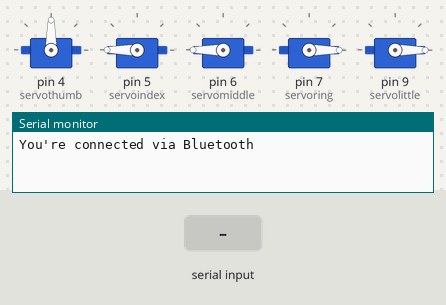
The sketch below on a simulated Arduino Uno, built with avr-gcc and run on an emulated ATmega328P. On the bench: 5 × servo, the last lines printed to the serial monitor. Inputs (shaded band) come from the test bench.

Above: at 1.2 s.
1.3 s: "5" received over the second serial link
At 1.36 s:
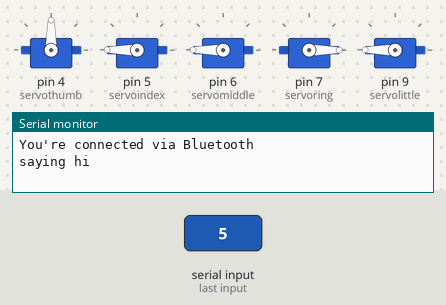
4.3 s: "1" received over the second serial link
At 4.9 s:
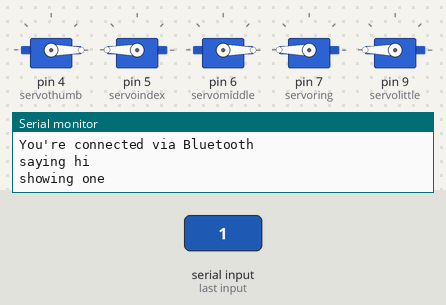
5.8 s: "2" received over the second serial link
At 7.0 s:
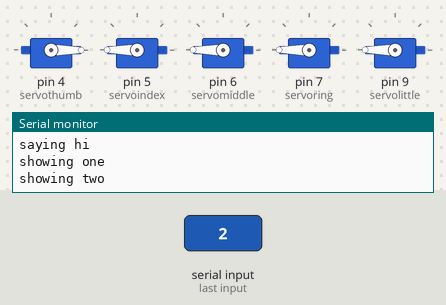
7.3 s: "3" received over the second serial link
At 8.4 s:
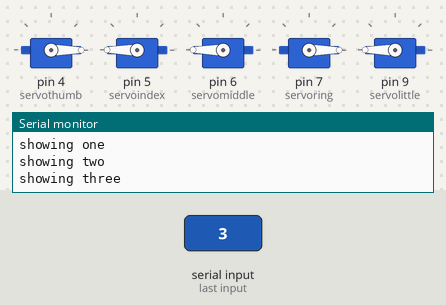
8.8 s: "4" received over the second serial link
At 9.5 s:
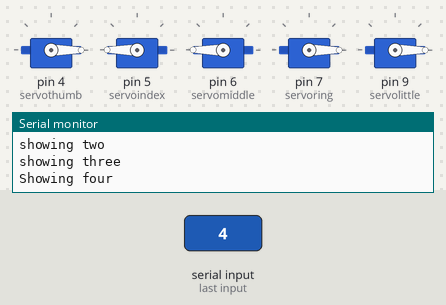
10.3 s: "6" received over the second serial link
At 10.7 s:
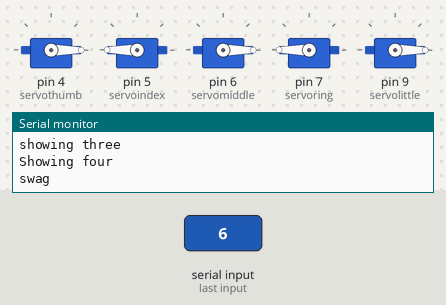
Timing chart, 0 to 12.8 s (numbered marks = the images above; inputs shaded):
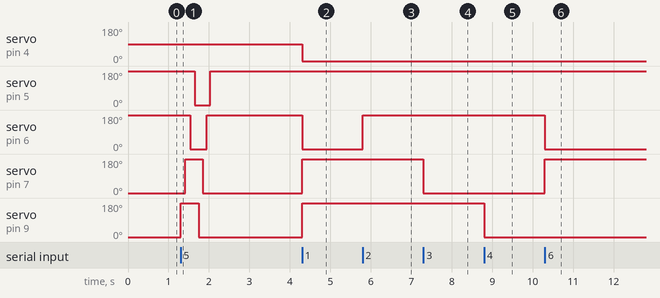

The sketch:

3D_printed_prosthetics.ino
```cpp
#include <SoftwareSerial.h>
#include <Servo.h>

SoftwareSerial mySerial(0,1); // RX | TX

Servo servo1;
Servo servo2;
Servo servo3;
Servo servo4;
Servo servo5;


int servothumb = 4;
int servoindex = 5;
int servomiddle = 6;
int servoring = 7;
int servolittle = 9;

int servo1Angle = 0;   // servo position in degrees
int servo2Angle = 0;
int servo3Angle = 0;
int servo4Angle = 0;
int servo5Angle = 0;
char command;

void setup() {
   Serial.begin(9600);
   mySerial.begin(9600);
   Serial.println("You're connected via Bluetooth");
   servo1.attach(servothumb);
   servo2.attach(servoindex);
   servo3.attach(servomiddle);
   servo4.attach(servoring);
   servo5.attach(servolittle);
   servo1.write(90);
     servo2.write(180);
      servo3.write(180);
       servo4 .write(0);
       servo5 .write(0);
 }


void loop() {
if (mySerial.available())
   {
    command=(mySerial.read());
    //show one
    if (command=='1')
    {
      Serial.println("showing one");
      servo1.write(0);
      servo2.write(180);
      servo3.write(0);
      servo4.write(180);
      servo5.write(180);

    }
//show two
     if (command=='2')
    {
       Serial.println("showing two");
      servo1.write(0);
      servo2.write(180);
      servo3.write(180);
      servo4.write(180);
      servo5.write(180);

    }
    //show 3
    if (command=='3')
    {
      Serial.println("showing three");
      servo1.write(0);
      servo2.write(180);
      servo3.write(180);
      servo4.write(0);
      servo5.write(180);

    }
    //show 4
    if (command=='4')
    {
      Serial.println("Showing four");
      servo1.write(0);
      servo2.write(180);
      servo3.write(180);
      servo4.write(0);
      servo5.write(0);

    }
    //say hi
        if (command=='5')
    {
        Serial.println("saying hi");
          servo5.write(180);
       delay(120);
        servo4.write(180);
          delay(115);
          servo3.write(0);
          delay(110);
          servo2.write(0);
          delay(105);
          servo5.write(0);
          delay(100);
          servo4.write(0);
          delay(95);
          servo3.write(180);
          delay(90);
          servo2.write(180);
          }
          if (command=='6')
    {
      Serial.println("swag");
      servo1.write(0);
      servo2.write(180);
      servo3.write(0);
      servo4.write(180);
      servo5.write(0);

    }
//    show super
    if(command=='7'){
      Serial.println("Showing super");
      servo1.write(0);
      servo2.write(0);
      servo3.write(180);
      servo4.write(0);
      servo5.write(0);
    }
    if (command=='8')
    {
      Serial.println("fist");
      servo1.write(0);
      servo2.write(0);
      servo3.write(0);
      servo4.write(180);
      servo5.write(180);

}


//     set to normal pos
     if (command=='s')
    {
      Serial.println("normal");
      servo1.write(90);
      servo2.write(180);
      servo3.write(180);
      servo4.write(0);
      servo5.write(0);

}
   }
   }
```

Measured:
- after the input at 1.3 s, servo on pin 5 (servoindex): 180° → 0° after 0.35 s, → 180° 0.39 s later; servo on pin 6 (servomiddle): 180° → 0° after 0.24 s, → 180° 0.41 s later; servo on pin 7 (servoring): 0° → 180° after 0.12 s, → 0° 0.43 s later; servo on pin 9 (servolittle): 0° → 180° at once, → 0° 0.45 s later
- after the input at 4.3 s, servo on pin 4 (servothumb): 90° → 0° at once; servo on pin 6 (servomiddle): 180° → 0° at once; servo on pin 7 (servoring), servo on pin 9 (servolittle): 0° → 180° at once
- after the input at 5.8 s, servo on pin 6 (servomiddle): 0° → 180° at once
- after the input at 7.3 s, servo on pin 7 (servoring): 180° → 0° at once
- after the input at 8.8 s, servo on pin 9 (servolittle): 180° → 0° at once
- after the input at 10.3 s, servo on pin 6 (servomiddle): 180° → 0° at once; servo on pin 7 (servoring): 0° → 180° at once
